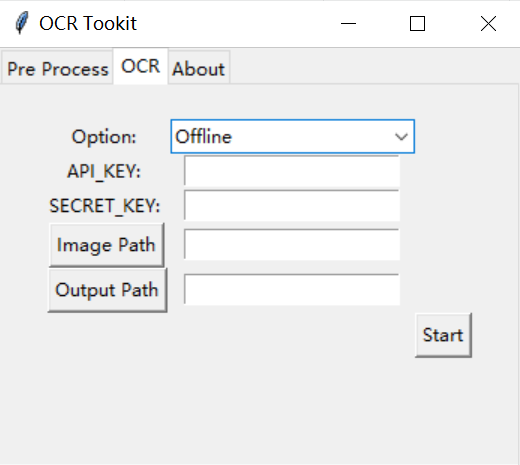
#> input picture examples/UI.png, 520 x 465 px; its folder holds only this picture in this run
$ python -i pre_black_edge.py   (imports and definitions only)
#> lines starting #> are read from the running program, lines starting #| are printed output that depends on the picture; after the words box and inside, x2 and y2 are one past the last pixel; in counts of white or black regions, pixels touching at a corner belong together
import load_files
import cv2
import numpy as np


# 根据联通区域或轮廓的面积去除孤立点
def remove_black_edge(img):
    # 设定要去除的黑边最小面积
    threshold = 500000

    # 保留原始图像的大小与中心点
    size = (img.shape[1], img.shape[0])
#> size = (520, 465)
    center = (size[0]/2, size[1]/2)
#> center = (260, 232.5)

    # 给图片增加黑色边框，以便将四周孤立的黑边连接成连通区域
    top, bottom, left, right = 50, 50, 50, 50
    borderType = cv2.BORDER_CONSTANT
    img = cv2.copyMakeBorder(img, top, bottom, left, right, borderType, value=(0, 0, 0))
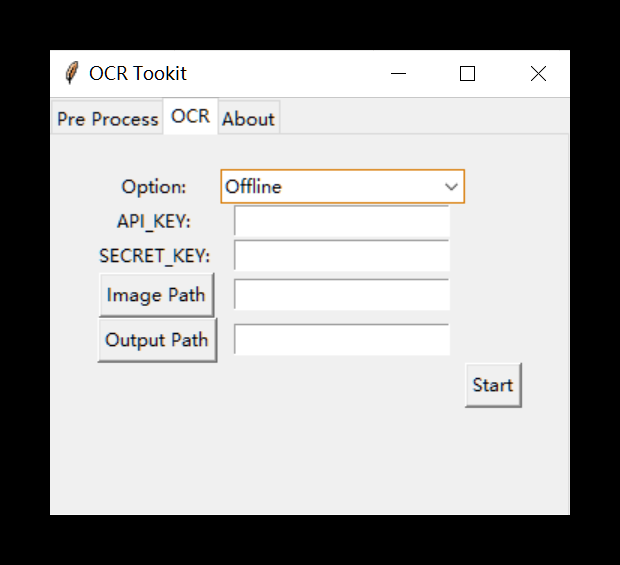
#> img: shape (565, 620, 3); mean of channels 0, 1, 2 164.5, 164.7, 164.9; drawn as B, G, R


    # 二值化
    try:
        gray = cv2.cvtColor(img, cv2.COLOR_RGB2GRAY)
    except Exception as e:
        gray = img  # 处理文件本身已经为灰值图的情况

    # 图像取非（将黑白像素颠倒，若不进行此操作，则无法检测到黑色文本像素的连通区域）
    grayNot = cv2.bitwise_not(gray)
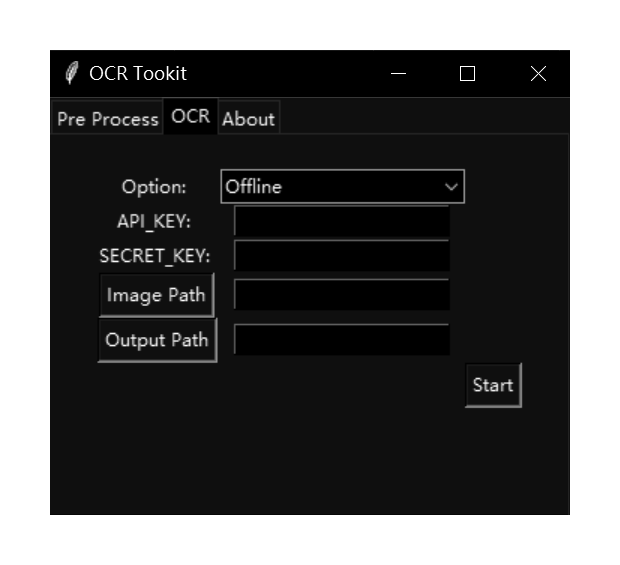
#> grayNot: shape (565, 620); min 0, max 255, mean 90.3

    ## 取非前的二值图
    ## 自适应阈值二值化
    ## img_binary_before = cv2.adaptiveThreshold(gray, 255, cv2.ADAPTIVE_THRESH_MEAN_C, cv2.THRESH_BINARY, 15, -2)
    ## 固定阈值二值化
    #ret, img_binary_before = cv2.threshold(gray, 175, 255, cv2.THRESH_BINARY)  # 阈值硬编码为175，之后可以改

    # 取非后的二值图
    # 固定阈值二值化
    ret, img_binary = cv2.threshold(grayNot, 10, 255, cv2.THRESH_BINARY)  # 阈值硬编码为175，之后可以改
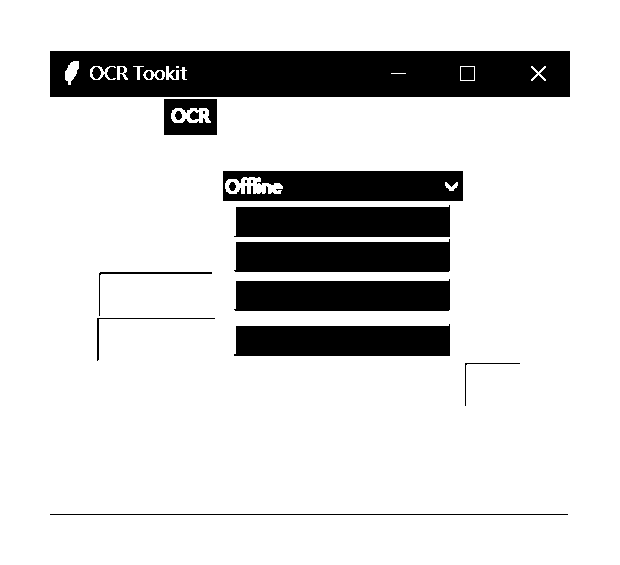
#> img_binary: shape (565, 620); 83.5% white; 22 black regions (3 under 20 px), largest, box (x1, y1, x2, y2) and area: (50, 51, 570, 97) 22681, (223, 171, 463, 201) 6456, (234, 324, 450, 356) 6426
    # 自适应阈值二值化
    # img_binary = cv2.adaptiveThreshold(grayNot, 255, cv2.ADAPTIVE_THRESH_MEAN_C, cv2.THRESH_BINARY, 15, -2)

    # 对取非后的二值图进行膨胀
    kernel = np.ones((20, 20), dtype=np.uint8)
    dilate = cv2.dilate(img_binary, kernel, 15)
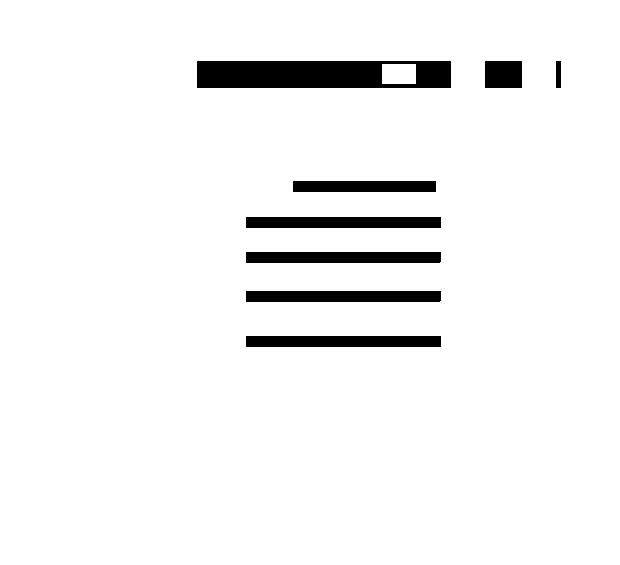
#> dilate: shape (565, 620); 95% white; 8 black regions, largest, box (x1, y1, x2, y2) and area: (197, 61, 451, 88) 6178, (246, 217, 441, 228) 2145, (246, 336, 441, 347) 2145


    # 算法1：检测连通区域
    num_labels, labels, stats, centroids = cv2.connectedComponentsWithStats(dilate, connectivity=8, ltype=None)
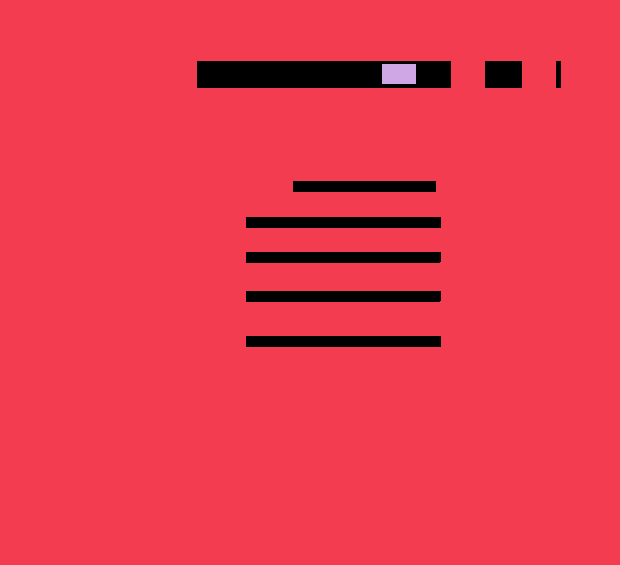
#> labels: shape (565, 620) int32; 3 distinct labels, from 0 to 2; one colour per label, 0 black
#> num_labels = 3; stats = [[197, 61, 364, 286, 17463], [0, 0, 620, 565, 332157], [382, 64, 34, 20, 680]]; centroids = [[345.9, 184.8], [307.4, 287.5], [398.5, 73.5]]

    # 在原图基础上操作
    new_img = img.copy()

    # 新建背景图
    # ## 背景为黑色(0)
    # # new_img = np.zeros((img_binary.shape[0], img_binary.shape[1]), np.uint8)
    # # 背景为白色(255)
    # new_img = np.ones((img_binary.shape[0], img_binary.shape[1]), np.uint8)
    # new_img = new_img * 255

    # 打印不同连通区域的面积
    for i in range(1, num_labels):
        print(stats[i][4])
#> this loop made 2 passes
#| 332157
#| 680

    # [14 lines of commented-out code are left out]

    for i in range(1, num_labels):
        mask = labels == i
        if stats[i][4] > threshold:
            new_img[mask] = 255
#> this loop made 2 passes
#> pass 2, in remove_black_edge, `mask = labels == i`:
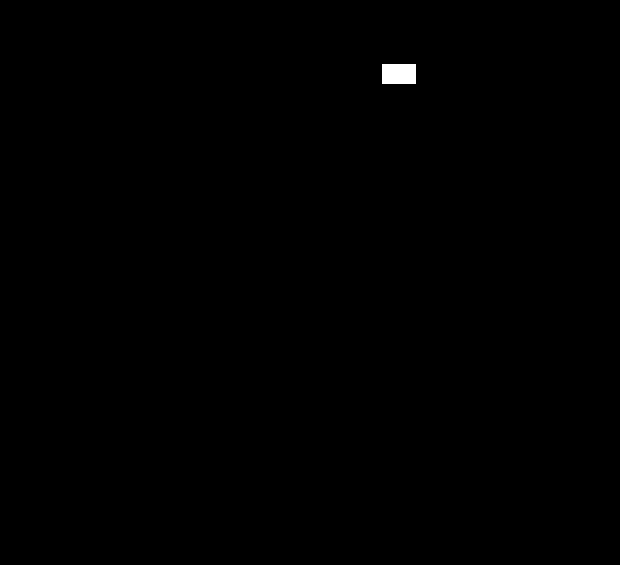
#> mask: shape (565, 620) bool; 0.19% white; 1 white region, box (x1, y1, x2, y2) and area: (382, 64, 416, 84) 680

    # 将图片裁剪回原始大小
    new_img = cv2.getRectSubPix(new_img, size, center)
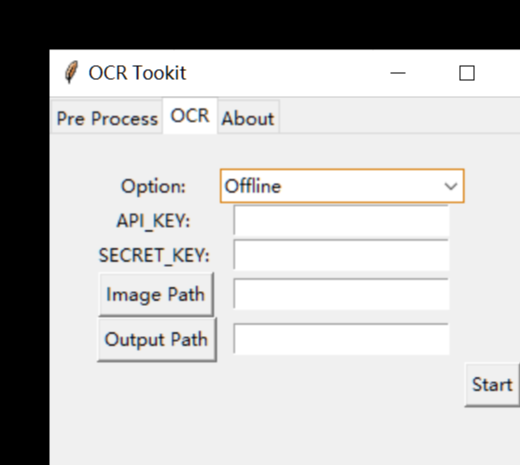
#> new_img: shape (465, 520, 3); mean of channels 0, 1, 2 192.3, 192.7, 193; drawn as B, G, R

    return new_img


def pre_black_edge(pre_select_dir_path, pre_save_dir_path, frame_pre, process, file_num, count_num):
    process.set("Start!")
    frame_pre.update()
    # 读取图片文件
    filelist = load_files.load_img(pre_select_dir_path)
    file_len = len(filelist)
    file_num.set(file_len)
    count = 0
    count_num.set(0)
    file_path = pre_select_dir_path.get() + '/'
    save_path = pre_save_dir_path.get() + '/'

    for file in filelist:
        img = cv2.imdecode(np.fromfile(file_path+file, dtype=np.uint8), -1)  # 可读取中文文件名
        img_removed = remove_black_edge(img)
        # 存储校正后的图片
        cv2.imencode('.jpg', img_removed)[1].tofile(save_path + str(file).replace(".*", "") + "_removed" + ".png")  # 可存储中文文件名
        # 打印进度
        count += 1
        count_num.set(count)
        process.set("Processing: " + str(count_num.get()) + " / " + str(file_num.get()))
        frame_pre.update()
        print("Finish: " + str(count) + " / " + str(file_len))
    process.set("Finished!")
    frame_pre.update()
    print("Finished!")

>>> import cv2
>>> picture = cv2.cvtColor(cv2.imread('examples/UI.png'), cv2.COLOR_BGR2RGB)
>>> result = remove_black_edge(picture)

$ run again, on examples/UI_1.png
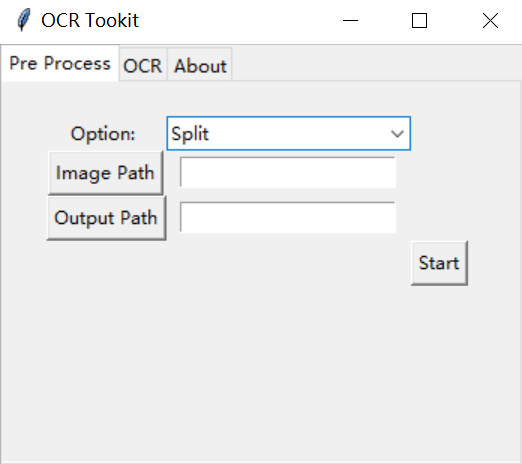
#> input picture examples/UI_1.png, 522 x 464 px
#> img_binary: shape (564, 622); 86.8% white; 24 black regions (10 under 20 px), largest, box (x1, y1, x2, y2) and area: (50, 50, 572, 94) 21729, (219, 168, 459, 198) 6677, (230, 251, 446, 284) 6425
#> dilate: shape (564, 622); 96.4% white; 6 black regions, box (x1, y1, x2, y2) and area: (199, 60, 453, 85) 5670, (242, 264, 437, 275) 2144, (242, 219, 437, 229) 1950, (269, 178, 432, 189) 1793, (487, 60, 524, 85) 925, (558, 60, 563, 85) 125
#> in remove_black_edge, `num_labels, labels, stats, centroids = cv2.connectedComponentsWithStat..`:
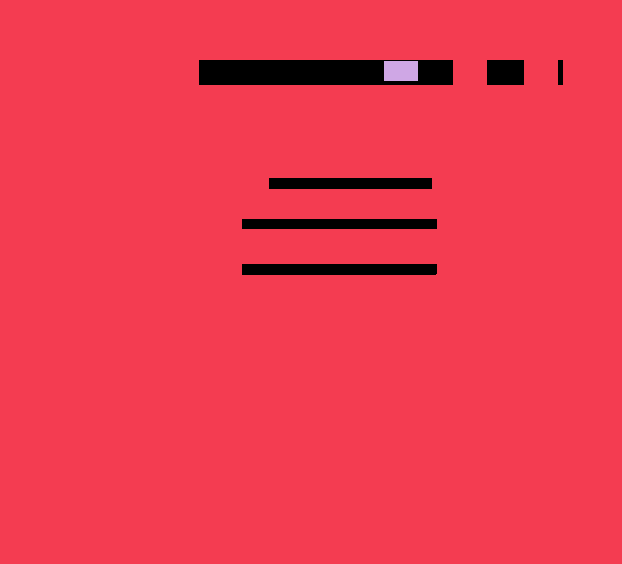
#> labels: shape (564, 622) int32; 3 distinct labels, from 0 to 2; one colour per label, 0 black
#> num_labels = 3; stats = [[199, 60, 364, 215, 12607], [0, 0, 622, 564, 337521], [384, 61, 34, 20, 680]]; centroids = [[344.8, 144.8], [309, 287], [400.5, 70.5]]
#> the loop in remove_black_edge, `for i in range(1, num_labels):` made 2 passes
#| 337521
#| 680
#> in remove_black_edge, `new_img = cv2.getRectSubPix(new_img, size, center)`:
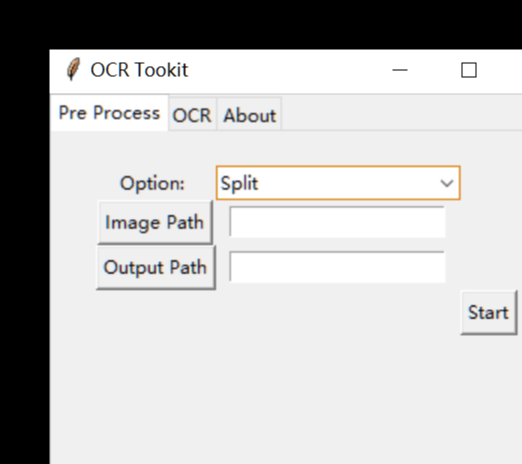
#> new_img: shape (464, 522, 3); mean of channels 0, 1, 2 192.5, 192.9, 193.2; drawn as B, G, R

$ run again, on examples/denoise_before.png
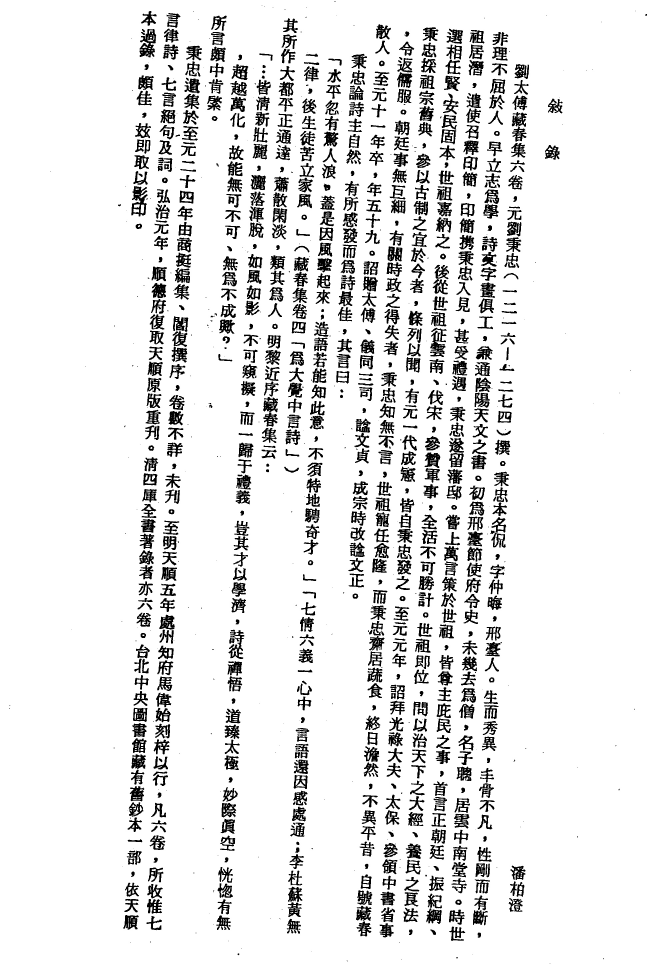
#> input picture examples/denoise_before.png, 1942 x 2901 px (shown at 1/3 size)
#> picture is the input picture: shape (2901, 1942, 3); min 0, max 255, mean 229
#> img_binary: shape (3001, 2042); 17.4% white; 1300 white regions (296 under 20 px), largest, box (x1, y1, x2, y2) and area: (0, 0, 2042, 3001) 494300, (468, 137, 519, 222) 2334, (444, 608, 493, 700) 2248
#> dilate: shape (3001, 2042); 42.9% white; 168 white regions, largest, box (x1, y1, x2, y2) and area: (0, 0, 2042, 3001) 587440, (395, 88, 740, 2610) 323182, (1259, 123, 1467, 1975) 163066
#> in remove_black_edge, `num_labels, labels, stats, centroids = cv2.connectedComponentsWithStat..`:
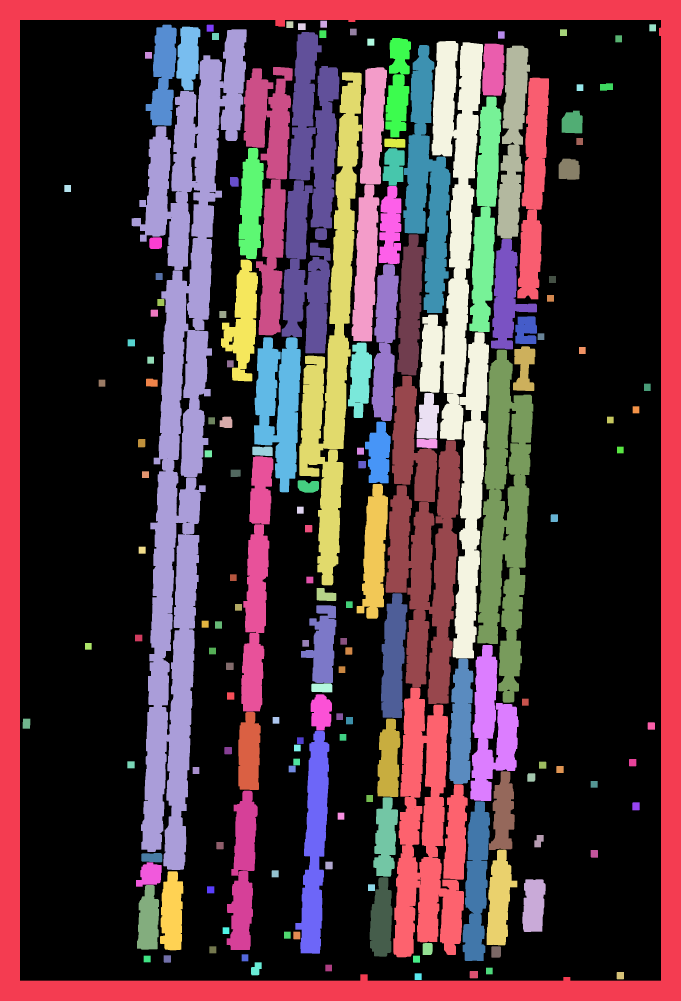
#> labels: shape (3001, 2042) int32 (shown at 1/3 size); 169 distinct labels, from 0 to 168; one colour per label, 0 black
#> num_labels = 169; stats = 169 rows, first 6: [60, 60, 1923, 2882, 3496165], [0, 0, 2042, 3001, 587440], [961, 62, 20, 21, 420], [859, 64, 21, 20, 420], [894, 70, 23, 20, 460], [1948, 73, 20, 21, 420]; centroids = 169 pairs, first value 79 to 1957.5, second value 72 to 2929.5
#> the loop in remove_black_edge, `for i in range(1, num_labels):` made 168 passes
#| 587440
#| 420
#| 420
#| 460
#| 420
#> (further printed lines are left out)
#> in remove_black_edge, `new_img = cv2.getRectSubPix(new_img, size, center)`:
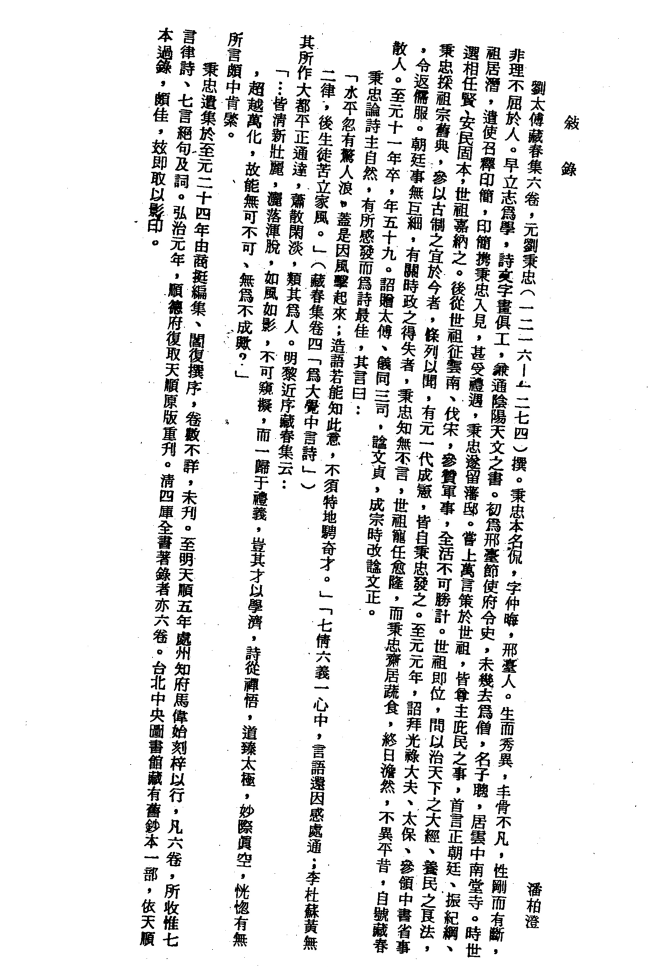
#> new_img: shape (2901, 1942, 3) (shown at 1/3 size); min 0, max 255, mean 229
